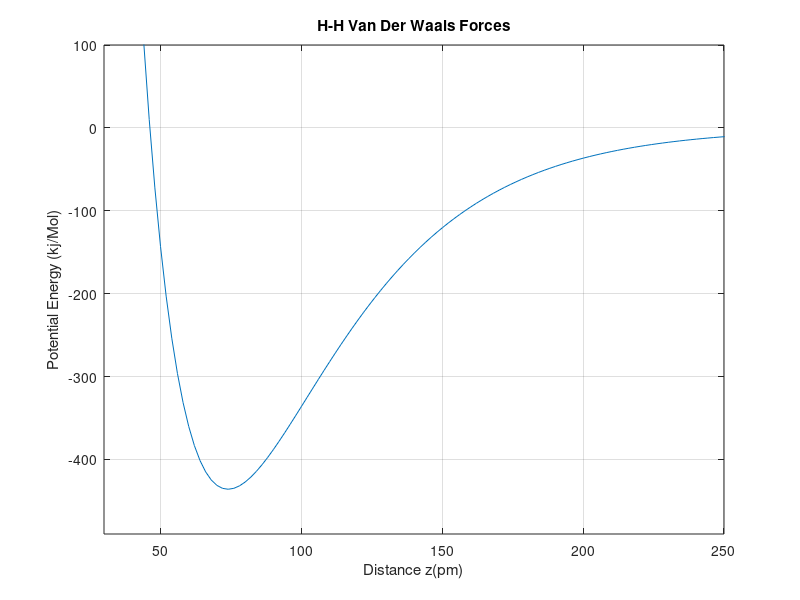
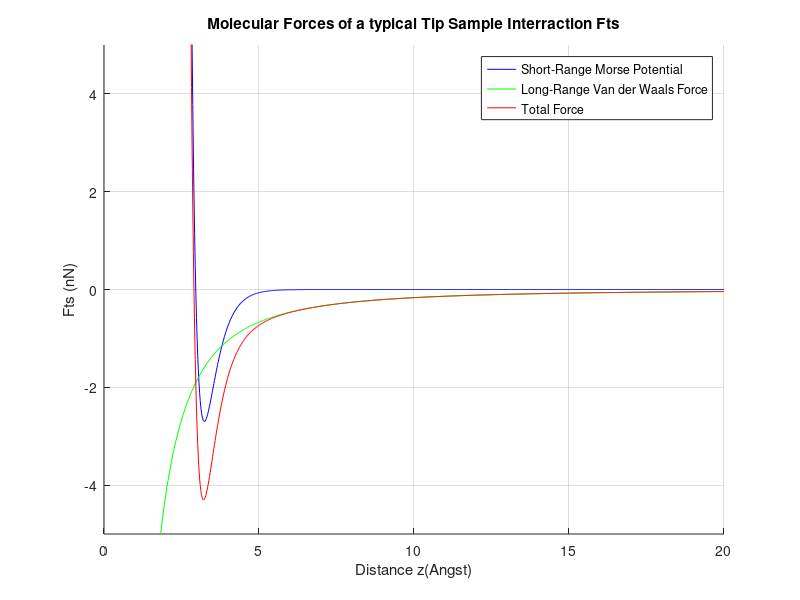

Recreate these plots in MATLAB, in order.
clear all;
close all;
clc

% kc=42; % cantilever stiffness
% wc = 300*10^3*2*pi; % cantilever natural frequency
% mc = kc/wc^2 ; % cantilver mass
% LinPot=2*D*b^2; % Potential is Linearized from Akays Paper

Angst=1e-10;                % Angstrom;
Nano=1e-9;                  % Nano Scale Factor
PM=Angst/100;               % PicoMeter
Avagadro=6.022142*10^23;    % Avagadro number
AH=1e-18;                     % Hamaker constant in eV;
kN2N=1e3;                   % Kilo Newton to Newton


b = 2.5e10;         % decay factor
a = 74*PM;          % bond distance 2.42 A in m
D = 436;            % Bond Energy per kj/mol

z=linspace(0,20*Angst,1000);
z=z';

VMorse=-D*(2*exp(-b*(z - a))-exp(-2*b*(z - a))); % kJ/mol
FMorse=(2*b*exp(b*(a - z)) - 2*b*exp(2*b*(a - z)))*D; % kNewton /mol

FMorsePerMolecule=FMorse/Avagadro*kN2N; % Newton per molecule


% Decay Factor Confirmation From a Web Source using H-H Bond
% http://www.science.uwaterloo.ca/~cchieh/cact/c120/bondel.html

plot(z/PM,VMorse);
set(gca,'XLim',[30 250]);
set(gca,'YLim',[-490 100]);
grid;

title('H-H Van Der Waals Forces');
xlabel('Distance z(pm)')
ylabel('Potential Energy (kj/Mol)');



% AFM Moleculer Force Confirmation : Bushan Springers HandB. of Nano.
clear VMorse FMorse FMorsePerMolecule;

a = 296*PM;          % bond distance 2.42 A in m
D = 130;            % Bond Energy per kj/mol
b = 2.5e10;         % decay factor

VvdW=-AH./(6*z);
FvdW=AH./(6.*z.^2);

VMorse=-D*(2*exp(-b*(z - a))-exp(-2*b*(z - a))); % kJ/mol
FMorse=(2*b*exp(b*(a - z)) - 2*b*exp(2*b*(a - z)))*D; % kNewton /mol
FMorsePerMolecule=FMorse/Avagadro*kN2N; % Newton per molecule

FTotal=FMorsePerMolecule/Nano+FvdW;

figure;
hold;

plot(z/Angst,-FMorsePerMolecule/Nano,'-b');
plot(z/Angst,-FvdW,'-g');
plot(z/Angst,-FTotal,'-r');

set(gca,'XLim',[0 20]);
set(gca,'YLim',[-5 5]);
grid;
title('Molecular Forces of a typical Tip Sample Interraction Fts');
xlabel('Distance z(Angst)')
ylabel('Fts (nN)');

legend('Short-Range Morse Potential', 'Long-Range Van der Waals Force','Total Force');


% 
% 
% plot(x,Vpott)
% figure;
% plot(x,Fts)
